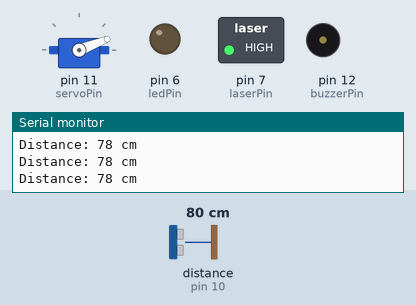
Simulated run of this sketch. Board: Arduino Uno, built with avr-gcc and run on an emulated ATmega328P. On the bench: servo, switched loads named in the sketch (green lamp = pin HIGH), output pins drawn as LEDs (lit = HIGH), buzzer (waves = sounding, pin HIGH), the last lines printed to the serial monitor. Wiring (inferred from the names in the program): ultrasonic range finder: trigger pin 9; echo pin 10. Dashed ring = blinking. The inputs (shaded band) are chosen by the test bench; at power-on: distance to the obstacle (sensor on pin 10) 80 cm. The echo pulse lasts 58.3 µs per cm; pins used as bus, display or sensor lines are not drawn.

Above: at 1.2 s.
1.3 s: distance to the obstacle (sensor on pin 10) set to 4 cm
At 1.58 s:
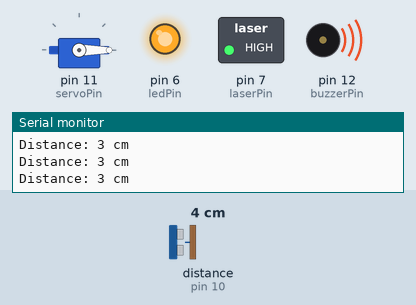
4.3 s: distance to the obstacle (sensor on pin 10) set to 30 cm
7.3 s: distance to the obstacle (sensor on pin 10) set to 35 cm
At 7.49 s:
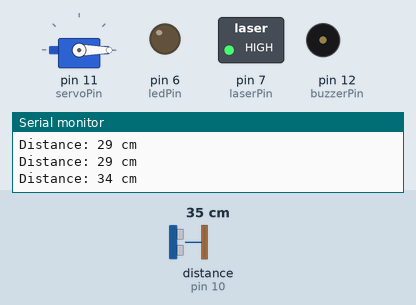
10.3 s: distance to the obstacle (sensor on pin 10) set to 18 cm
At 10.59 s:
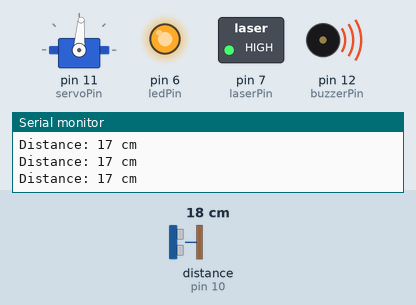
13.3 s: distance to the obstacle (sensor on pin 10) set to 60 cm
At 13.5 s:
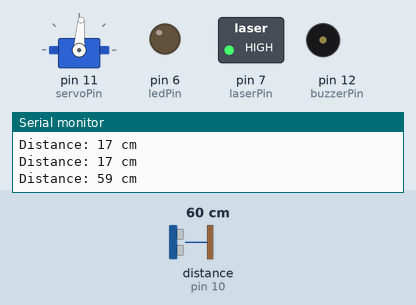
16.3 s: distance to the obstacle (sensor on pin 10) set to 2 cm
At 16.56 s:
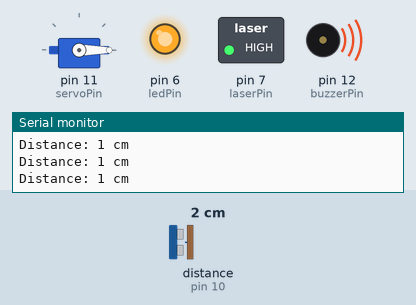
Timing chart, 0 to 20.3 s (numbered marks = the images above; inputs shaded):
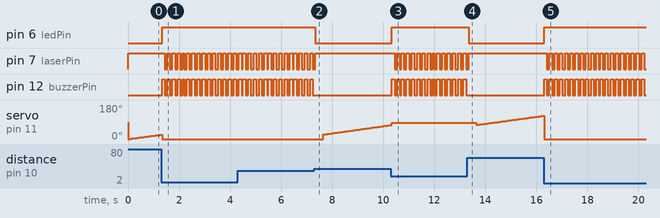

The sketch:

motionTrackTurret.ino
```cpp
#include <Servo.h>

const int trigPin = 9;
const int echoPin = 10;
const int laserPin = 7;
const int ledPin = 6;
const int servoPin = 11;
const int buzzerPin = 12;

Servo tracker;

int sweepAngle = 0;
int sweepDirection = 1;
bool targetFound = false;
int lastAngle = -1;  // To store previous angle and prevent jitter

void setup() {
  Serial.begin(9600);
  tracker.attach(servoPin);
  pinMode(trigPin, OUTPUT);
  pinMode(echoPin, INPUT);
  pinMode(laserPin, OUTPUT);
  pinMode(ledPin, OUTPUT);
  digitalWrite(ledPin, LOW);
  pinMode(buzzerPin, OUTPUT);
  digitalWrite(buzzerPin, LOW);

  digitalWrite(laserPin, LOW);
  tracker.write(90);  // Start centered
}

void loop() {
  long duration;
  int distance;

  // Trigger ultrasonic sensor
  digitalWrite(trigPin, LOW);
  delayMicroseconds(2);
  digitalWrite(trigPin, HIGH);
  delayMicroseconds(10);
  digitalWrite(trigPin, LOW);

  duration = pulseIn(echoPin, HIGH, 20000);  // 20ms timeout
  distance = duration * 0.034 / 2;

  Serial.print("Distance: ");
  Serial.print(distance);
  Serial.println(" cm");

  if (distance > 0 && distance <= 30) {
    int targetAngle = map(distance, 5, 30, 0, 180);
    targetAngle = constrain(targetAngle, 0, 180);

    if (!targetFound) {
      tracker.write(targetAngle);
      lastAngle = targetAngle;
      targetFound = true;
      digitalWrite(ledPin, HIGH);
    }

    // 🔁 Sync laser + buzzer blinking (every 100ms)
    bool blinkState = (millis() / 100) % 2;
    digitalWrite(laserPin, blinkState);
    digitalWrite(buzzerPin, blinkState);

  } else {
    // 🚨 Resume sweep, laser solid ON, buzzer off
    digitalWrite(ledPin, LOW);
    digitalWrite(laserPin, HIGH);
    digitalWrite(buzzerPin, LOW);

    if (targetFound) {
      targetFound = false;
      lastAngle = sweepAngle;
      delay(300);
    }

    tracker.write(sweepAngle);
    sweepAngle += sweepDirection;

    if (sweepAngle >= 180 || sweepAngle <= 0) {
      sweepDirection *= -1;
    }
  }
  delay(50);  // Adjust for smoother motion
}
```

Measured:
- the behaviour switches between 31 and 32 cm on distance to the obstacle (sensor on pin 10) (found by bisection; images 1 and 2)
- after the input at 1.3 s, pin 6 (ledPin): LOW → HIGH at once; pin 7 (laserPin): alternates HIGH for 0.10 s and LOW for 0.10 s, starting after 0.14 s; pin 12 (buzzerPin): alternates HIGH for 0.10 s and LOW for 0.10 s, starting at once
- after the input at 7.3 s, pin 6 (ledPin): HIGH → LOW at once; pin 7 (laserPin): goes on until 7.3 s, then stays HIGH; pin 12 (buzzerPin): stops changing and stays LOW; servo on pin 11 (servoPin): moves from 0° to 74° over 2.6 s, starting after 0.34 s
- after the input at 10.3 s, pin 6 (ledPin): LOW → HIGH at once; pin 7 (laserPin): alternates HIGH for 0.10 s and LOW for 0.10 s, starting after 0.14 s; pin 12 (buzzerPin): alternates HIGH for 0.10 s and LOW for 0.10 s, starting at once
- after the input at 13.3 s, pin 6 (ledPin): HIGH → LOW after 0.05 s; pin 7 (laserPin): goes on until 13.4 s, then stays HIGH; pin 12 (buzzerPin): stops changing and stays LOW
- after the input at 16.3 s, pin 6 (ledPin): LOW → HIGH at once; pin 7 (laserPin): alternates HIGH for 0.10 s and LOW for 0.10 s, starting after 0.11 s; pin 12 (buzzerPin): alternates HIGH for 0.10 s and LOW for 0.10 s, starting at once
